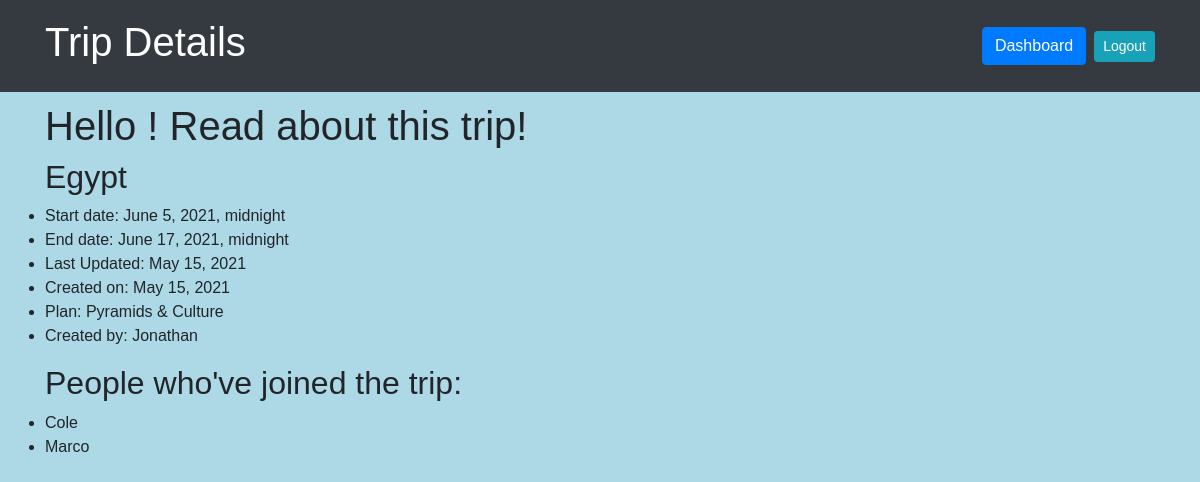
Page /trips/2 on the committed database.
### login_app/models.py (models this page shows)
class Trip(models.Model):
    destination = models.CharField(max_length=255)
    start_date = models.DateTimeField()
    end_date = models.DateTimeField()
    plan = models.TextField()
    creator = models.ForeignKey(User, related_name = "trips",on_delete=models.CASCADE)
    joined = models.ManyToManyField(User, related_name = "joined_trips")
    created_at = models.DateField(auto_now_add=True)
    updated_at = models.DateField(auto_now=True)
    objects = TripManager()

class User(models.Model):
    first_name = models.CharField(max_length=255)
    last_name = models.CharField(max_length=255)
    email = models.EmailField(max_length=255)
    password = models.CharField(max_length=255)
    created_at = models.DateField(auto_now_add=True)
    updated_at = models.DateField(auto_now=True)
    objects = UserManager()

### login_app/views.py (the view)
# urls.py: path('trips/<int:id>', views.show),
def show(request, id):
    context={
        'trip':Trip.objects.get(id=id)
    }
    return render(request,"display.html",context)

### login_app/templates/display.html (shortened to what this page needs)
<!DOCTYPE html>
<html lang="en">
<head>
    <link rel="stylesheet" href="https://stackpath.bootstrapcdn.com/bootstrap/4.1.3/css/bootstrap.min.css">
    {% load static %}
    <link rel="stylesheet" href="{% static 'css/style.css' %}">
</head>
<body>
    <nav class="navbar navbar-expand-lg navbar-dark bg-dark">
        <div class="container">
            <h1 class="header-color">Trip Details</h1>
                <span class="navbar-text">
                <a href="/dashboard" role="button" class="btn btn-primary">Dashboard</a><a href="/logout" role="button" class="btn btn-sm btn-info ml-2">Logout</a>
                </span>
        </div>
    </nav>
    <div class="container">
        <h1> Hello {{request.session.greeting}}! Read about this trip!</h1>
        <h2>{{trip.destination}}</h2>
    <ul>
        <li>Start date: {{ trip.start_date }}</li>
        <li>End date: {{ trip.end_date }}</li>
        <li>Last Updated: {{trip.updated_at}}</li>
        <li>Created on: {{ trip.created_at }}</li>
        <li>Plan: {{ trip.plan }}</li>
        <li>Created by: {{ trip.creator.first_name }}</li>
    </ul>
    <h2>People who've joined the trip:</h2>
            <ul>
                {% for member in trip.joined.all %}
                    <li>{{ member.first_name }}</li>
                {% endfor %}
            </ul>
    </div>
</body>
</html>

### login_app/static/css/style.css (style rules this page uses)
* { padding: 0; margin: 0; font-family: sans-serif; }
div { padding: 10px; }
body { background-color: lightblue }
.header-color { color: white; }

### rows in the picture
Trip: destination "Egypt", start_date "June 5, 2021, midnight", end_date "June 17, 2021, midnight", updated_at "May 15, 2021", created_at "May 15, 2021", plan "Pyramids & Culture", creator.first_name "Jonathan"
User: first_name "Cole"
User: first_name "Marco"
